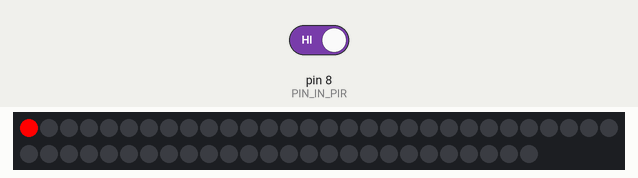
Simulated run of this sketch. Board: Arduino Uno, built with avr-gcc and run on an emulated ATmega328P. On the bench: 56 RGB LEDs in strip order, left to right, continuing on the next row. Inputs (shaded band) come from the test bench; at power-on: pin 8 (PIN_IN_PIR) HIGH. Dim RGB values are drawn brighter than linear.

Above: at 0.1 s.
At 3.93 s:
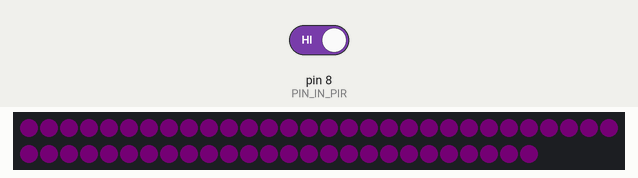
At 7.7 s:
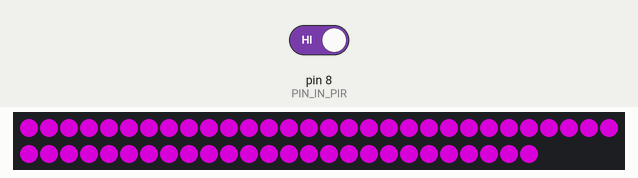

The sketch:

sketch_leds_mit_bewegungsmelder.ino
```cpp
#include <Adafruit_NeoPixel.h>
#ifdef __AVR__
  #include <avr/power.h>
#endif

/*
 * Konfiguration
 */
#define PIN_OUT_PIXELS         6   /* Daten-Pin Out für WS2812(b) */
#define PIN_IN_PIR             8   /* Daten-Pin In für HC-SR501 */

#define PIXELS_CONNECTED      56   /* Anzahl Pixel, die angeschlossen sind */
#define PIXELS_USE            56   /* Anzahl Pixel, die verwendet werden sollen */

#define DELAY_KEEP_ALIVE   30000   /* Wartezeit nach letzter Bewegung (ms) */
#define DELAY_CHECK           20   /* Zeit die jede LED getestet wird (ms) */

#define COLOR_RED            139   /* Roter Anteil der Farbe */
#define COLOR_GREEN            0   /* Grüner Anteil der Farbe */
#define COLOR_BLUE           139   /* Blauer Anteil der Farbe */

#define FADE_DURATION       3500   /* Zeit die Farbübergänge dauern (ms) */

unsigned int TIME_MOVEMENT   = 0;
bool PIXELS_ON               = false;


Adafruit_NeoPixel pixels = Adafruit_NeoPixel(PIXELS_CONNECTED, PIN_OUT_PIXELS, NEO_GRB + NEO_KHZ800);

void setup() {
  pixels.begin();
  /* Alle aus, falls noch welche an sind */
  pixelsReset();
  /* Alle Pixel einzeln testen */
  pixelsCheck();
}

void loop() {
  if(LOW == digitalRead(PIN_IN_PIR)){
    if(true == PIXELS_ON){
      int timeCurrent = millis();

      if(timeCurrent < TIME_MOVEMENT){
        /* 50 tage reset */
        TIME_MOVEMENT = 0;
      }

      if((timeCurrent - TIME_MOVEMENT) > DELAY_KEEP_ALIVE){
        PIXELS_ON = false;
        int colorNew[3] = {0,0, 0};
        pixelsFade(colorNew, FADE_DURATION);
      }
    }
  } else {
    if(false == PIXELS_ON){
      PIXELS_ON = true;
      int colorNew[3] = {COLOR_RED,COLOR_GREEN, COLOR_BLUE};
      pixelsFade(colorNew, FADE_DURATION);
    }

    TIME_MOVEMENT = millis();
  }
}

void pixelsReset(){
  uint32_t colorBlack = pixels.Color(0, 0, 0);

  for(int pixel=0;pixel<PIXELS_CONNECTED;pixel++){
    pixels.setPixelColor(pixel,colorBlack);
  }
  pixels.show();
}

void pixelsCheck(){
  uint32_t colorBlack = pixels.Color(0, 0, 0);

  for(int color=0;color<3;color++){
    int colorArray[3] = {0,0,0};
    colorArray[color] = 255;

    uint32_t colorTest = pixels.Color(colorArray[0],colorArray[1],colorArray[2]);

    for(int pixel=0;pixel<PIXELS_CONNECTED;pixel++){
      pixels.setPixelColor(pixel,colorTest);
      if(0 < pixel){
        pixels.setPixelColor(pixel-1,colorBlack);
      }
      pixels.show();
      delay(DELAY_CHECK);
    }
    pixels.setPixelColor(PIXELS_CONNECTED-1,colorBlack);
    pixels.show();
  }
}


void pixelsLightUpColor(int colorRed, int colorGreen, int colorBlue){
  uint32_t color = pixels.Color(colorRed, colorGreen, colorBlue);
  for(int pixel=0;pixel<PIXELS_USE;pixel++){
    pixels.setPixelColor(pixel, color);
  }
  pixels.show();
}

void pixelsFade(int colorTarget[], int duration){
  uint32_t colorCurrentInt = pixels.getPixelColor(0);

  int colorCurrentRed = (colorCurrentInt >> 16) & 0xFF;
  int colorCurrentGreen = (colorCurrentInt >> 8) & 0xFF;
  int colorCurrentBlue = colorCurrentInt & 0xFF;

  int colorCurrent[] = {colorCurrentRed,colorCurrentGreen,colorCurrentBlue};

  int dimmDelay = int(duration/getStepCount(colorCurrent, colorTarget));
  while(colorCurrent[0] != colorTarget[0] || colorCurrent[1] != colorTarget[1] || colorCurrent[2] != colorTarget[2]){
    for(int index = 0;index < 3;index++){
      if(colorCurrent[index] == colorTarget[index]){
        continue;
      }

      if(colorCurrent[index] > colorTarget[index]){
        colorCurrent[index]--;
      } else {
        colorCurrent[index]++;
      }
    }

    pixelsLightUpColor(colorCurrent[0], colorCurrent[1], colorCurrent[2]);
    delay(dimmDelay);
  }
}

int getStepCount(int from[], int to[]){
  int maxInteger = 0;

  for(int index = 0;index < 3;index++){
    int diff = to[index] - from[index];
    if(0 > diff){
      diff = diff * -1;
    }

    maxInteger = max(maxInteger, diff);
  }

  return maxInteger;
}
```
